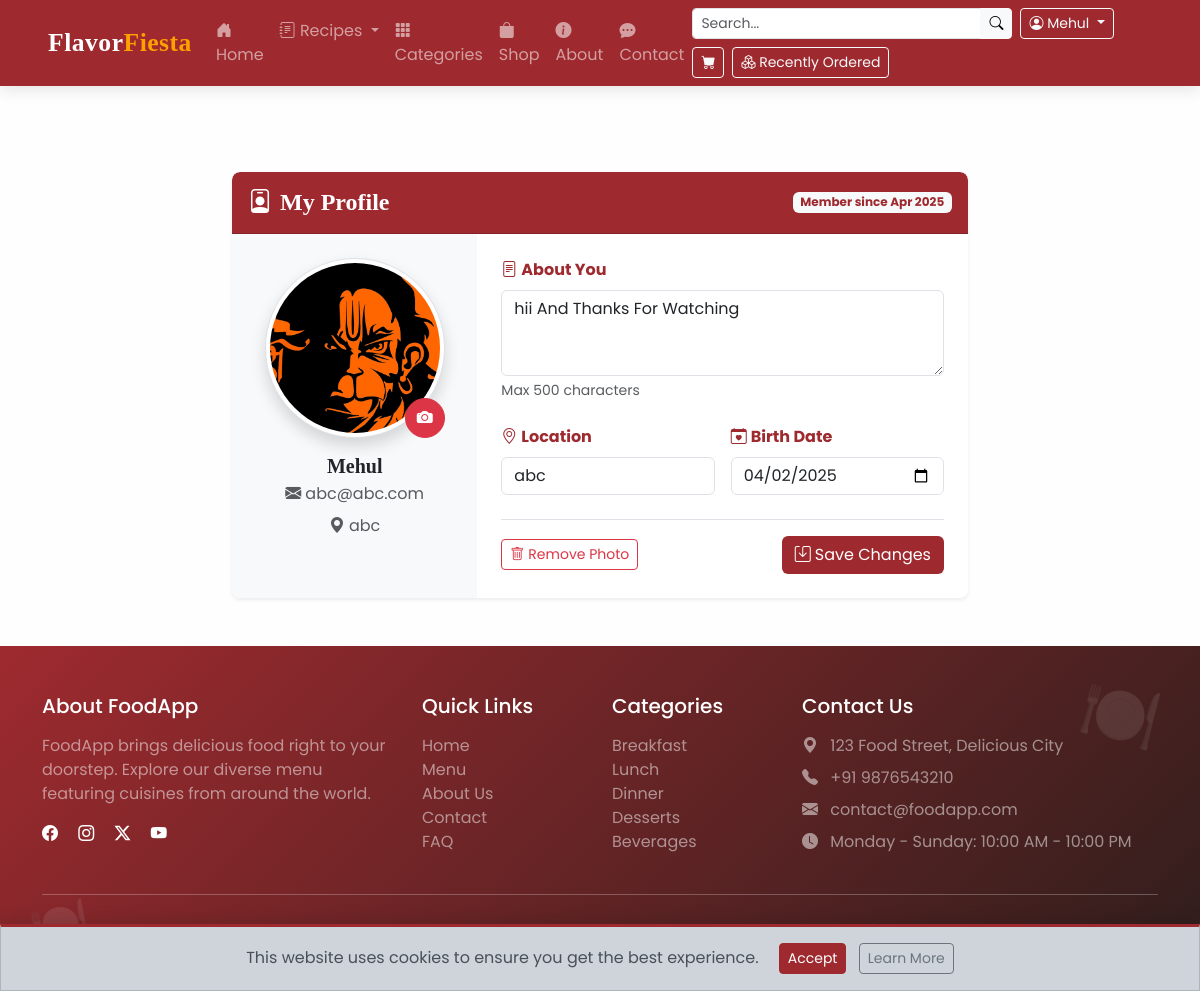
Page /favorites/profile/ (signed in) on the committed database.
### accounts/models.py (models this page shows, shortened)
class Profile(models.Model):
    user = models.OneToOneField(User, on_delete=models.CASCADE)
    bio = models.TextField(blank=True, null=True)
    location = models.CharField(max_length=100, blank=True, null=True)
    profile_image = models.ImageField(upload_to='profile_images/', default='profile_images/default.jpg', blank=True)
    birth_date = models.DateField(null=True, blank=True)
    created_at = models.DateTimeField(auto_now_add=True)

### accounts/views.py (the view)
# urls.py: path('profile/', views.profile_view, name='profile'),
@login_required
def profile_view(request):
    profile, created = Profile.objects.get_or_create(user=request.user)
    if request.method == 'POST':
        form = ProfileForm(request.POST, request.FILES, instance=profile)
        if form.is_valid():
            form.save()
            return redirect('accounts:profile')  # Change name if you name the URL differently
    else:
        form = ProfileForm(instance=profile)
    return render(request, 'favorites/profile.html', {'form': form})

### accounts/templates/favorites/profile.html (shortened to what this page needs)
{% extends 'food/base.html' %}
{% load static %}
{% load widget_tweaks %}
{% block content %}
<div class="container py-5">
  <div class="row justify-content-center">
    <div class="col-lg-10 col-xl-8">
      <div class="card border-0 shadow-sm overflow-hidden">
        <div class="card-header py-3" style="background-color: #9E2A2F; color: white;">
          <div class="d-flex justify-content-between align-items-center">
            <h2 class="h4 mb-0 fw-bold">
              <i class="bi bi-person-badge me-2"></i>My Profile
            </h2>
            <span class="badge bg-light" style="color: #9E2A2F;">
              Member since {{ request.user.date_joined|date:"M Y" }}
            </span>
          </div>
        </div>
        <div class="card-body p-0">
          <form method="post" enctype="multipart/form-data" class="needs-validation" novalidate>
            <div class="row g-0">
              <div class="col-md-4 bg-light p-4 d-flex flex-column align-items-center">
                <div class="position-relative mb-3">
                  <div class="profile-image-container">
                    {% if form.instance.profile_image %}
                      <img src="{{ form.instance.profile_image.url }}"
                          class="img-thumbnail rounded-circle shadow mb-3 profile-image"
                          alt="Profile Image"
                          id="profile-image-preview">
                    {% else %}
                      <div class="profile-placeholder rounded-circle d-flex align-items-center justify-content-center shadow"
                          id="profile-image-placeholder">
                        <i class="bi bi-person text-muted"></i>
                      </div>
                    {% endif %}
                    <label for="id_profile_image" class="btn btn-danger position-absolute bottom-0 end-0 rounded-circle p-2 image-upload-btn"
                          style="z-index: 1;">
                      <i class="bi bi-camera-fill"></i>
                    </label>
                  </div>
                </div>
                <div class="text-center w-100">
                  <h3 class="h5 fw-bold mb-1">{{ request.user.get_full_name|default:request.user.username }}</h3>
                  <p class="text-muted mb-2">
                    <i class="bi bi-envelope-fill me-1"></i>{{ request.user.email }}
                  </p>
                  {% if form.instance.location %}
                  <p class="text-muted mb-3">
                    <i class="bi bi-geo-alt-fill me-1"></i>{{ form.instance.location }}
                  </p>
                  {% endif %}
                </div>
              </div>
              <div class="col-md-8 p-4">
                <div class="mb-4">
                  <label for="id_bio" class="form-label fw-bold" style="color: #9E2A2F;">
                    <i class="bi bi-file-text me-1"></i>About You
                  </label>
                  {{ form.bio|add_class:"form-control"|attr:"rows:3"|attr:"placeholder:Tell us about yourself..." }}
                  <div class="form-text text-muted">Max 500 characters</div>
                </div>
                <div class="row g-3">
                  <div class="col-md-6">
                    <label for="id_location" class="form-label fw-bold" style="color: #9E2A2F;">
                      <i class="bi bi-geo-alt me-1"></i>Location
                    </label>
                    {{ form.location|add_class:"form-control"|attr:"placeholder:City, Country" }}
                  </div>
                  <div class="col-md-6">
                    <label for="id_birth_date" class="form-label fw-bold" style="color: #9E2A2F;">
                      <i class="bi bi-calendar-heart me-1"></i>Birth Date
                    </label>
                    {{ form.birth_date|add_class:"form-control"|attr:"type:date" }}
                  </div>
                </div>
                <div class="mt-4 pt-3 border-top d-flex justify-content-between align-items-center">
                  <div>
                    {% if form.instance.profile_image %}
                    <button type="button" class="btn btn-outline-danger btn-sm" id="clear-image">
                      <i class="bi bi-trash me-1"></i>Remove Photo
                    </button>
                    {% endif %}
                  </div>
                  <button type="submit" class="btn" style="background-color: #9E2A2F; color: white;">
                    <i class="bi bi-save me-1"></i>Save Changes
                  </button>
                </div>
              </div>
            </div>
          </form>
        </div>
      </div>
    </div>
  </div>
</div>
{% endblock %}

### food/templates/food/base.html (shortened to what this page needs)
<!DOCTYPE html>
<html lang="en">
<head>
    <link href="https://cdn.jsdelivr.net/npm/bootstrap@5.3.2/dist/css/bootstrap.min.css" rel="stylesheet">
    <link rel="stylesheet" href="https://cdn.jsdelivr.net/npm/bootstrap-icons@1.11.0/font/bootstrap-icons.css">
    {% load static %}
    <link rel="stylesheet" href="{% static 'css/style.css' %}">
</head>
<body class="d-flex flex-column min-vh-100">
     <nav class="navbar navbar-expand-lg navbar-dark bg-primary fixed-top">
        <div class="container-fluid px-3 px-md-5">
            <a class="navbar-brand" href="/food">Flavor<span>Fiesta</span></a>
            <div class="collapse navbar-collapse" id="navbarNavDropdown">
                <ul class="navbar-nav me-auto mb-2 mb-lg-0">
                    <li class="nav-item">
                        <a class="nav-link {% if request.path == '/' %}active{% endif %}" href="/food">
                            <i class="bi bi-house-door-fill"></i> Home
                        </a>
                    </li>
                    <li class="nav-item dropdown">
                        <a class="nav-link dropdown-toggle {% if '/recipes/' in request.path %}active{% endif %}" href="#" role="button" data-bs-toggle="dropdown">
                            <i class="bi bi-journal-text"></i> Recipes
                        </a>
                    </li>
                    <li class="nav-item">
                        <a class="nav-link {% if '/category/' in request.path %}active{% endif %}" href="/category/">
                            <i class="bi bi-grid-3x3-gap-fill"></i> Categories
                        </a>
                    </li>
                    <li class="nav-item">
                        <a class="nav-link {% if '/shop/' in request.path %}active{% endif %}" href="/shop/">
                            <i class="bi bi-bag-fill"></i> Shop
                        </a>
                    </li>
                    <li class="nav-item">
                        <a class="nav-link {% if '/about/' in request.path %}active{% endif %}" href="/food/about/">
                            <i class="bi bi-info-circle-fill"></i> About
                        </a>
                    </li>
                    <li class="nav-item">
                        <a class="nav-link {% if '/contact/' in request.path %}active{% endif %}" href="/food/contact/">
                            <i class="bi bi-chat-dots-fill"></i> Contact
                        </a>
                    </li>
                </ul>
                <div class="d-flex flex-wrap gap-2 align-items-center">
                    <form class="d-flex" action="" method="get">
                        <div class="input-group input-group-sm">
                            <input type="search" name="food_name" class="form-control" placeholder="Search...">
                            <button class="btn btn-light" type="submit"><i class="bi bi-search"></i></button>
                        </div>
                    </form>
                    {% if user.is_authenticated %}
                        <div class="dropdown">
                            <a class="btn btn-outline-light btn-sm dropdown-toggle" href="#" role="button" data-bs-toggle="dropdown">
                                <i class="bi bi-person-circle"></i> {{ user.username }}
                            </a>
                        </div>
                    {% else %}
                        <a href="{% url 'accounts:login' %}" class="btn btn-outline-light btn-sm">Login</a>
                        <a href="{% url 'accounts:register' %}" class="btn btn-light btn-sm">Register</a>
                    {% endif %}
                    <a href="/shop/cart" class="btn btn-outline-light btn-sm position-relative">
                        <i class="bi bi-cart-fill"></i>
                    </a>
                    <a href="{% url 'shop:order_history' %}" class="btn btn-outline-light btn-sm">
                        <i class="bi bi-boxes"></i> Recently Ordered
                    </a>
                </div>
            </div>
        </div>
    </nav>
    <main class="flex-grow-1 mt-5 pt-3">
        {% block content %}{% endblock %}
    </main>
    <footer class="text-white py-5 mt-auto">
        <div class="container">
            <div class="row g-4">
                <div class="col-md-4">
                    <h5 class="mb-3">About FoodApp</h5>
                    <p class="text-white-50">FoodApp brings delicious food right to your doorstep. Explore our diverse menu featuring cuisines from around the world.</p>
                    <div class="mt-3">
                        <a href="#" class="text-white me-3"><i class="bi bi-facebook"></i></a>
                        <a href="#" class="text-white me-3"><i class="bi bi-instagram"></i></a>
                        <a href="#" class="text-white me-3"><i class="bi bi-twitter-x"></i></a>
                        <a href="#" class="text-white me-3"><i class="bi bi-youtube"></i></a>
                    </div>
                </div>
                <div class="col-md-2">
                    <h5 class="mb-3">Quick Links</h5>
                    <ul class="list-unstyled">
                        <li><a href="/food" class="text-white-50 text-decoration-none">Home</a></li>
                        <li><a href="/menu/" class="text-white-50 text-decoration-none">Menu</a></li>
                        <li><a href="/food/about" class="text-white-50 text-decoration-none">About Us</a></li>
                        <li><a href="/food/contact" class="text-white-50 text-decoration-none">Contact</a></li>
                        <li><a href="/faq/" class="text-white-50 text-decoration-none">FAQ</a></li>
                    </ul>
                </div>
                <div class="col-md-2">
                    <h5 class="mb-3">Categories</h5>
                    <ul class="list-unstyled">
                        {% for category in footer_categories|slice:":5" %}
                        <li><a href="/category/{{ category.slug }}/" class="text-white-50 text-decoration-none">{{ category.name }}</a></li>
                        {% empty %}
                        <li><a href="/category/breakfast/" class="text-white-50 text-decoration-none">Breakfast</a></li>
                        <li><a href="/category/lunch/" class="text-white-50 text-decoration-none">Lunch</a></li>
                        <li><a href="/category/dinner/" class="text-white-50 text-decoration-none">Dinner</a></li>
                        <li><a href="/category/desserts/" class="text-white-50 text-decoration-none">Desserts</a></li>
                        <li><a href="/category/beverages/" class="text-white-50 text-decoration-none">Beverages</a></li>
                        {% endfor %}
                    </ul>
                </div>
                <div class="col-md-4">
                    <h5 class="mb-3">Contact Us</h5>
                    <ul class="list-unstyled text-white-50">
                        <li class="mb-2"><i class="bi bi-geo-alt-fill me-2"></i> 123 Food Street, Delicious City</li>
                        <li class="mb-2"><i class="bi bi-telephone-fill me-2"></i> +91 9876543210</li>
                        <li class="mb-2"><i class="bi bi-envelope-fill me-2"></i> contact@foodapp.com</li>
                        <li><i class="bi bi-clock-fill me-2"></i> Monday - Sunday: 10:00 AM - 10:00 PM</li>
                    </ul>
                </div>
            </div>
            <hr class="my-4 bg-light">
            <div class="row">
                <div class="col-md-6">
                    <p class="mb-0 text-white-50">&copy; 2025 FoodApp. All rights reserved.</p>
                </div>
                <div class="col-md-6 text-md-end">
                    <a href="/privacy/" class="text-white-50 text-decoration-none me-3">Privacy Policy</a>
                    <a href="/terms/" class="text-white-50 text-decoration-none me-3">Terms & Conditions</a>
                    <a href="/sitemap/" class="text-white-50 text-decoration-none">Sitemap</a>
                </div>
            </div>
        </div>
    </footer>
    <div id="cookieConsent" class="alert alert-dark text-center mb-0 rounded-0 fixed-bottom d-none">
        This website uses cookies to ensure you get the best experience.
        <button class="btn btn-sm btn-primary ms-3" id="cookieAccept">Accept</button>
        <a href="/privacy/" class="btn btn-sm btn-outline-secondary ms-2">Learn More</a>
    </div>
</body>
</html>

### rows in the picture
Profile: instance.profile_image (picture), instance.location "abc", bio "hii And Thanks For Watching", location "abc", birth_date "04/02/2025"

### other values in the picture
{{ user.username }} "Mehul"
{{ request.user.date_joined|date:"M Y" }} "Apr 2025"
{{ request.user.get_full_name|default:request.user.username }} "Mehul"
{{ request.user.email }} "abc@abc.com"
